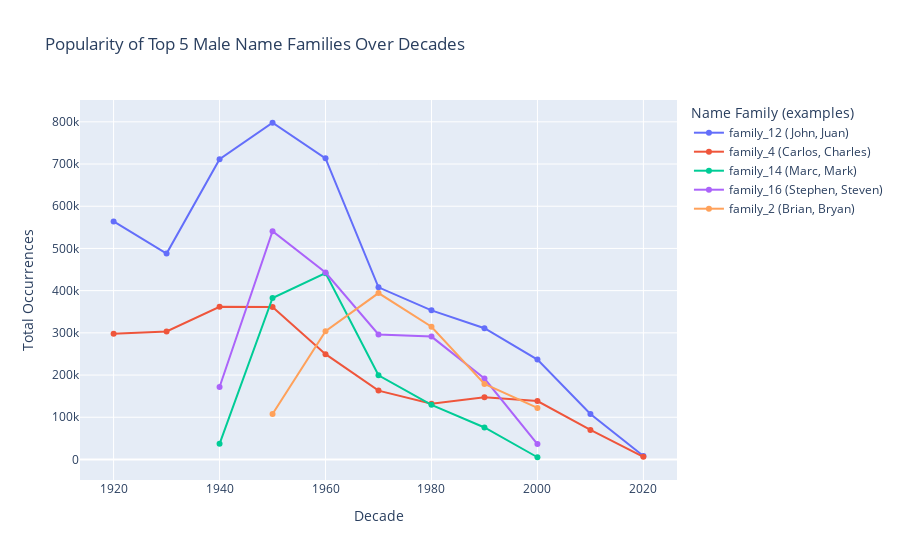

The notebook cell saved with this chart:
### Code cell
import plotly.express as px

# 1. Aggregate total occurrences per male family
male_family_counts = (
    names_male[names_male["name_family"].notna()]
    .groupby("name_family")["total_occurrences"]
    .sum()
    .sort_values(ascending=False)
)
top_male_families = male_family_counts.head(5).index.tolist()

# 2. Prepare data for plotting
male_family_trends = (
    names_male[names_male["name_family"].isin(top_male_families)]
    .groupby(["decade", "name_family"])["total_occurrences"]
    .sum()
    .reset_index()
)

# 3. For legend, show example names from each family
male_family_to_names = (
    names_male[names_male["name_family"].isin(top_male_families)]
    .groupby("name_family")["first_name"]
    .unique()
    .apply(lambda names: ", ".join(sorted(names)[:3]) + ("..." if len(names) > 3 else ""))
    .to_dict()
)

male_family_trends["legend_label"] = male_family_trends["name_family"].map(
    lambda fam: f"{fam} ({male_family_to_names.get(fam, '')})"
)

# 4. Plot interactive line plot with legend outside
fig = px.line(
    male_family_trends,
    x="decade",
    y="total_occurrences",
    color="legend_label",
    markers=True,
    labels={"total_occurrences": "Total Occurrences", "decade": "Decade", "legend_label": "Name Family (examples)"},
    title="Popularity of Top 5 Male Name Families Over Decades"
)
fig.update_layout(
    legend=dict(
        title="Name Family (examples)",
        orientation="v",
        yanchor="top",
        y=1,
        xanchor="left",
        x=1.02,
        font=dict(size=12)
    ),
    margin=dict(r=200)
)
fig.show()

### Figure 1 — Plotly figure (JSON) as saved in the notebook; plotly's stock layout.template omitted (floating-point values rounded to 4 significant figures)
{"data": [{"hovertemplate": "Name Family (examples)=family_12 (John, Juan)<br>Decade=%{x}<br>Total Occurrences=%{y}<extra></extra>", "legendgroup": "family_12 (John, Juan)", "line": {"color": "#636efa", "dash": "solid"}, "marker": {"symbol": "circle"}, "mode": "lines+markers", "name": "family_12 (John, Juan)", "orientation": "v", "showlegend": true, "type": "scatter", "x": [1920, 1930, 1940, 1950, 1960, 1970, 1980, 1990, 2000, 2010, 2020], "xaxis": "x", "y": [564062, 487916, 711570, 797816, 713490, 407887, 353283, 310999, 236798, 107814, 8180], "yaxis": "y"}, {"hovertemplate": "Name Family (examples)=family_4 (Carlos, Charles)<br>Decade=%{x}<br>Total Occurrences=%{y}<extra></extra>", "legendgroup": "family_4 (Carlos, Charles)", "line": {"color": "#EF553B", "dash": "solid"}, "marker": {"symbol": "circle"}, "mode": "lines+markers", "name": "family_4 (Carlos, Charles)", "orientation": "v", "showlegend": true, "type": "scatter", "x": [1920, 1930, 1940, 1950, 1960, 1970, 1980, 1990, 2000, 2010, 2020], "xaxis": "x", "y": [298035, 303202, 361728, 361121, 249421, 163105, 131921, 147576, 138484, 69898, 6186], "yaxis": "y"}, {"hovertemplate": "Name Family (examples)=family_14 (Marc, Mark)<br>Decade=%{x}<br>Total Occurrences=%{y}<extra></extra>", "legendgroup": "family_14 (Marc, Mark)", "line": {"color": "#00cc96", "dash": "solid"}, "marker": {"symbol": "circle"}, "mode": "lines+markers", "name": "family_14 (Marc, Mark)", "orientation": "v", "showlegend": true, "type": "scatter", "x": [1940, 1950, 1960, 1970, 1980, 1990, 2000], "xaxis": "x", "y": [37095, 382503, 441434, 199404, 129462, 75798, 5227], "yaxis": "y"}, {"hovertemplate": "Name Family (examples)=family_16 (Stephen, Steven)<br>Decade=%{x}<br>Total Occurrences=%{y}<extra></extra>", "legendgroup": "family_16 (Stephen, Steven)", "line": {"color": "#ab63fa", "dash": "solid"}, "marker": {"symbol": "circle"}, "mode": "lines+markers", "name": "family_16 (Stephen, Steven)", "orientation": "v", "showlegend": true, "type": "scatter", "x": [1940, 1950, 1960, 1970, 1980, 1990, 2000], "xaxis": "x", "y": [171777, 540830, 442866, 296035, 291104, 191707, 36458], "yaxis": "y"}, {"hovertemplate": "Name Family (examples)=family_2 (Brian, Bryan)<br>Decade=%{x}<br>Total Occurrences=%{y}<extra></extra>", "legendgroup": "family_2 (Brian, Bryan)", "line": {"color": "#FFA15A", "dash": "solid"}, "marker": {"symbol": "circle"}, "mode": "lines+markers", "name": "family_2 (Brian, Bryan)", "orientation": "v", "showlegend": true, "type": "scatter", "x": [1950, 1960, 1970, 1980, 1990, 2000], "xaxis": "x", "y": [107866, 303719, 394220, 314560, 179021, 122166], "yaxis": "y"}], "layout": {"legend": {"font": {"size": 12}, "orientation": "v", "title": {"text": "Name Family (examples)"}, "tracegroupgap": 0, "x": 1.02, "xanchor": "left", "y": 1, "yanchor": "top"}, "margin": {"r": 200}, "title": {"text": "Popularity of Top 5 Male Name Families Over Decades"}, "xaxis": {"anchor": "y", "domain": [0, 1], "title": {"text": "Decade"}}, "yaxis": {"anchor": "x", "domain": [0, 1], "title": {"text": "Total Occurrences"}}}}
